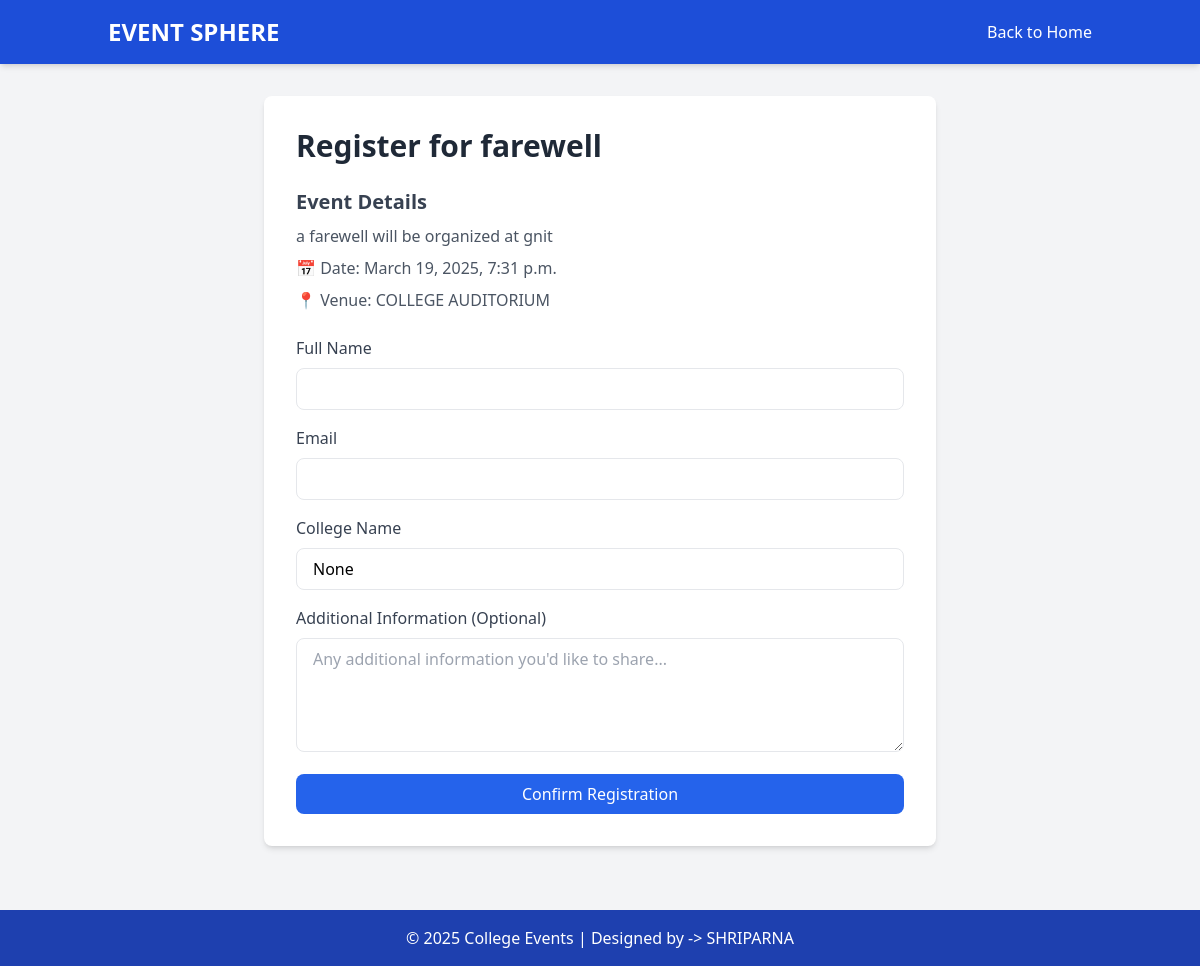
Screenshot of /events/register/10/ (signed in) with the database file from the repository.
### events/models.py (models this page shows, shortened)
class Event(models.Model):
    title = models.CharField(max_length=200)
    description = models.TextField()
    date = models.DateTimeField()
    venue = models.CharField(max_length=255)
    organizer = models.ForeignKey(CustomUser, on_delete=models.CASCADE)
    is_approved = models.BooleanField(default=False)

class CustomUser(AbstractUser):
    ROLE_CHOICES = [
        ('student', 'Student'),
        ('faculty', 'Faculty'),
        ('admin', 'Admin'),
    ]
    role = models.CharField(max_length=10, choices=ROLE_CHOICES, default='student')
    profile_image = models.ImageField(upload_to='profile_images/', default='profile_images/default.png', blank=True, null=True)
    college_name = models.CharField(max_length=255, blank=True, null=True)

### events/views.py (the view, shortened to what this page needs)
# urls.py: path('register/<int:event_id>/', register_event, name='register_event'),
@login_required
def register_event(request, event_id):
    event = get_object_or_404(Event, id=event_id)
    if Registration.objects.filter(event=event, student=request.user).exists():
        messages.warning(request, "You have already registered for this event.")
        return render(request, "register_event.html", {
            "event": event,
            "user": request.user
        })
    return render(request, "register_event.html", {
        "event": event,
        "user": request.user
    })

### events/templates/register_event.html (shortened to what this page needs)
<!DOCTYPE html>
<html lang="en">
<head>
    <script src="https://cdn.tailwindcss.com"></script>
</head>
<body class="bg-gray-100">
    <nav class="bg-blue-700 text-white py-4 shadow-md">
        <div class="container mx-auto flex justify-between items-center px-5">
            <h1 class="text-2xl font-bold">EVENT SPHERE</h1>
            <a href="/" class="hover:text-yellow-300">Back to Home</a>
        </div>
    </nav>
    <div class="container mx-auto p-8">
        <div class="max-w-2xl mx-auto bg-white p-8 rounded-lg shadow-md">
            <h2 class="text-3xl font-bold text-gray-800 mb-6">Register for {{ event.title }}</h2>
            <div class="mb-6">
                <h3 class="text-xl font-semibold text-gray-700">Event Details</h3>
                <p class="text-gray-600 mt-2">{{ event.description }}</p>
                <p class="text-gray-600 mt-2">📅 Date: {{ event.date }}</p>
                <p class="text-gray-600 mt-2">📍 Venue: {{ event.venue }}</p>
            </div>
            <form method="POST" class="space-y-4" id="registrationForm">
                <div class="space-y-2">
                    <label for="name" class="block text-gray-700">Full Name</label>
                    <input type="text" id="name" name="name" value="{{ user.get_full_name }}"
                           class="w-full px-4 py-2 border rounded-lg focus:outline-none focus:border-blue-500"
                           readonly>
                </div>
                <div class="space-y-2">
                    <label for="email" class="block text-gray-700">Email</label>
                    <input type="email" id="email" name="email" value="{{ user.email }}"
                           class="w-full px-4 py-2 border rounded-lg focus:outline-none focus:border-blue-500"
                           readonly>
                </div>
                <div class="space-y-2">
                    <label for="college" class="block text-gray-700">College Name</label>
                    <input type="text" id="college" name="college" value="{{ user.college_name }}"
                           class="w-full px-4 py-2 border rounded-lg focus:outline-none focus:border-blue-500"
                           readonly>
                </div>
                <div class="space-y-2">
                    <label for="additional_info" class="block text-gray-700">Additional Information (Optional)</label>
                    <textarea id="additional_info" name="additional_info" rows="4"
                              class="w-full px-4 py-2 border rounded-lg focus:outline-none focus:border-blue-500"
                              placeholder="Any additional information you'd like to share..."></textarea>
                </div>
                <button type="submit"
                        class="w-full bg-blue-600 text-white py-2 px-4 rounded-lg hover:bg-blue-700 transition duration-300">
                    Confirm Registration
                </button>
            </form>
        </div>
    </div>
    <footer class="bg-blue-800 text-white text-center py-4 mt-8">
        <p>© 2025 College Events | Designed by -> SHRIPARNA</p>
    </footer>
</body>
</html>

### rows the page displays
Event: title "farewell", description "a farewell will be organized at gnit", date "March 19, 2025, 7:31 p.m.", venue "COLLEGE AUDITORIUM"
CustomUser: college "None"
